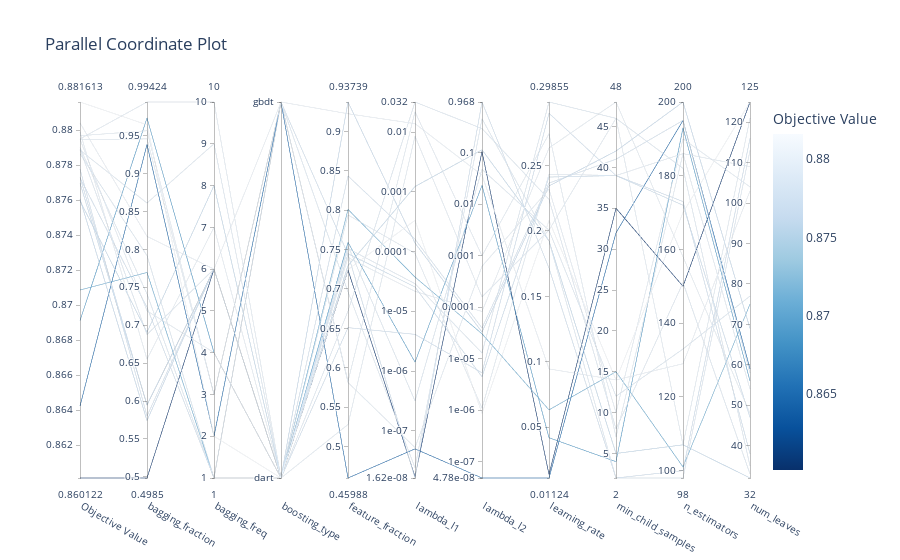

Source (notebook cell):
### Code cell
optuna.visualization.plot_parallel_coordinate(study_lgbm_balanced)

### Figure 1 — Plotly figure (JSON) as saved in the notebook; plotly's stock layout.template omitted (floating-point values rounded to 4 significant figures)
{"data": [{"dimensions": [{"label": "Objective Value", "range": [0.8601, 0.8816], "values": [0.8601, 0.8642, 0.8795, 0.8795, 0.8691, 0.8709, 0.8773, 0.8804, 0.876, 0.8773, 0.8797, 0.8789, 0.8787, 0.879, 0.877, 0.8799, 0.8778, 0.8795, 0.8816, 0.8789, 0.8761]}, {"label": "bagging_fraction", "range": [0.4985, 0.9942], "values": [0.4985, 0.9383, 0.9456, 0.9942, 0.9732, 0.7695, 0.7235, 0.817, 0.6906, 0.5945, 0.9563, 0.861, 0.7917, 0.7411, 0.595, 0.6552, 0.5802, 0.7189, 0.9642, 0.6877, 0.5742]}, {"label": "bagging_freq", "range": [1, 10], "values": [6, 2, 3, 10, 4, 1, 1, 6, 8, 6, 3, 9, 1, 1, 6, 7, 6, 4, 2, 6, 6]}, {"label": "boosting_type", "range": [0, 1], "ticktext": ["dart", "gbdt"], "tickvals": [0, 1], "values": [0, 1, 1, 0, 0, 0, 1, 1, 0, 0, 1, 0, 0, 1, 0, 0, 0, 0, 0, 0, 0]}, {"label": "feature_fraction", "range": [0.4599, 0.9374], "values": [0.7241, 0.4599, 0.5827, 0.5278, 0.7591, 0.8009, 0.744, 0.9225, 0.7296, 0.6508, 0.5811, 0.6718, 0.7545, 0.6962, 0.7448, 0.7399, 0.8434, 0.7939, 0.7247, 0.7513, 0.9374]}, {"label": "lambda_l1", "range": [-7.792, -1.495], "ticktext": ["1.62e-08", "1e-07", "1e-06", "1e-05", "0.0001", "0.001", "0.01", "0.032"], "tickvals": [-7.792, -7, -6, -5, -4, -3, -2, -1.495], "values": [-7.769, -7.304, -1.659, -2.068, -5.851, -4.427, -7.792, -1.858, -2.911, -5.386, -7.282, -1.495, -6.502, -7.62, -4.593, -4.666, -3.793, -4.03, -3.477, -4.537, -3.857]}, {"label": "lambda_l2", "range": [-7.321, -0.01432], "ticktext": ["4.78e-08", "1e-07", "1e-06", "1e-05", "0.0001", "0.001", "0.01", "0.1", "0.968"], "tickvals": [-7.321, -7, -6, -5, -4, -3, -2, -1, -0.01432], "values": [-0.9769, -7.321, -3.003, -3.802, -1.633, -4.519, -0.01432, -1.435, -0.9428, -5.277, -3.207, -0.5313, -1.323, -0.3396, -5.353, -4.086, -4.406, -5.966, -6.064, -4.891, -4.484]}, {"label": "learning_rate", "range": [0.01124, 0.2985], "values": [0.01391, 0.01124, 0.2742, 0.2007, 0.042, 0.06329, 0.1716, 0.09458, 0.1924, 0.29, 0.232, 0.2241, 0.2005, 0.1922, 0.2412, 0.2634, 0.2366, 0.2434, 0.208, 0.2985, 0.2344]}, {"label": "min_child_samples", "range": [2, 48], "values": [35, 32, 7, 46, 4, 15, 2, 14, 5, 39, 10, 8, 12, 2, 39, 48, 41, 39, 14, 46, 42]}, {"label": "n_estimators", "range": [98, 200], "values": [150, 195, 186, 107, 193, 101, 100, 129, 107, 173, 190, 151, 133, 98, 172, 158, 195, 186, 170, 182, 200]}, {"label": "num_leaves", "range": [32, 125], "values": [125, 59, 109, 121, 56, 75, 116, 103, 32, 38, 104, 33, 77, 113, 47, 48, 58, 54, 125, 35, 69]}], "labelangle": 30, "labelside": "bottom", "line": {"color": [0.8601, 0.8642, 0.8795, 0.8795, 0.8691, 0.8709, 0.8773, 0.8804, 0.876, 0.8773, 0.8797, 0.8789, 0.8787, 0.879, 0.877, 0.8799, 0.8778, 0.8795, 0.8816, 0.8789, 0.8761], "colorbar": {"title": {"text": "Objective Value"}}, "colorscale": [[0, "rgb(247,251,255)"], [0.125, "rgb(222,235,247)"], [0.25, "rgb(198,219,239)"], [0.375, "rgb(158,202,225)"], [0.5, "rgb(107,174,214)"], [0.625, "rgb(66,146,198)"], [0.75, "rgb(33,113,181)"], [0.875, "rgb(8,81,156)"], [1, "rgb(8,48,107)"]], "reversescale": true, "showscale": true}, "type": "parcoords"}], "layout": {"title": {"text": "Parallel Coordinate Plot"}}}
